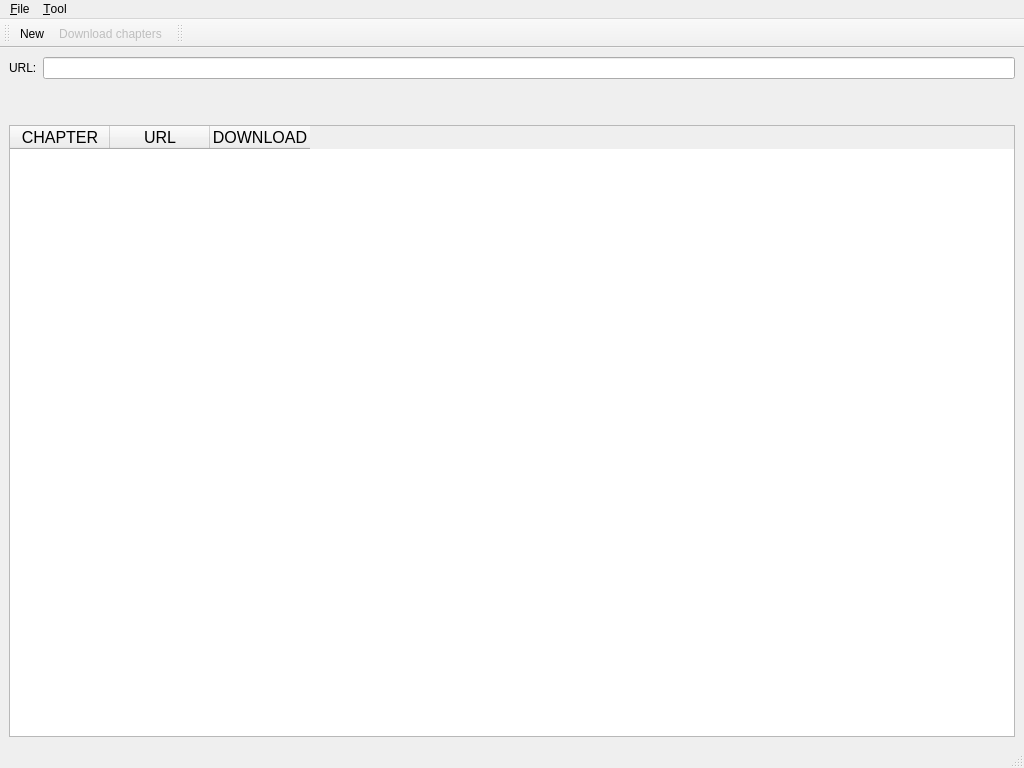
<?xml version="1.0" encoding="UTF-8"?>
<ui version="4.0">
 <class>MainWindow</class>
 <widget class="QMainWindow" name="MainWindow">
  <property name="geometry">
   <rect>
    <x>0</x>
    <y>0</y>
    <width>1024</width>
    <height>768</height>
   </rect>
  </property>
  <property name="sizePolicy">
   <sizepolicy hsizetype="Preferred" vsizetype="Preferred">
    <horstretch>0</horstretch>
    <verstretch>0</verstretch>
   </sizepolicy>
  </property>
  <property name="minimumSize">
   <size>
    <width>1024</width>
    <height>768</height>
   </size>
  </property>
  <property name="maximumSize">
   <size>
    <width>16777215</width>
    <height>16777215</height>
   </size>
  </property>
  <property name="windowTitle">
   <string>CbrCreator</string>
  </property>
  <widget class="QWidget" name="centralwidget">
   <layout class="QGridLayout" name="gridLayout">
    <item row="0" column="0">
     <layout class="QVBoxLayout" name="verticalLayout">
      <item>
       <layout class="QHBoxLayout" name="horizontalLayout">
        <item>
         <widget class="QLabel" name="url_label">
          <property name="text">
           <string>URL:</string>
          </property>
         </widget>
        </item>
        <item>
         <widget class="QLineEdit" name="url_line_edit">
          <property name="readOnly">
           <bool>true</bool>
          </property>
         </widget>
        </item>
       </layout>
      </item>
      <item>
       <spacer name="verticalSpacer">
        <property name="orientation">
         <enum>Qt::Vertical</enum>
        </property>
        <property name="sizeType">
         <enum>QSizePolicy::Minimum</enum>
        </property>
        <property name="sizeHint" stdset="0">
         <size>
          <width>20</width>
          <height>40</height>
         </size>
        </property>
       </spacer>
      </item>
      <item>
       <widget class="QTableWidget" name="chapters_table_widget">
        <column>
         <property name="text">
          <string>CHAPTER</string>
         </property>
         <property name="font">
          <font>
           <pointsize>12</pointsize>
          </font>
         </property>
        </column>
        <column>
         <property name="text">
          <string>URL</string>
         </property>
         <property name="font">
          <font>
           <pointsize>12</pointsize>
          </font>
         </property>
        </column>
        <column>
         <property name="text">
          <string>DOWNLOAD</string>
         </property>
         <property name="font">
          <font>
           <pointsize>12</pointsize>
          </font>
         </property>
        </column>
       </widget>
      </item>
     </layout>
    </item>
   </layout>
  </widget>
  <widget class="QMenuBar" name="menubar">
   <property name="geometry">
    <rect>
     <x>0</x>
     <y>0</y>
     <width>1024</width>
     <height>19</height>
    </rect>
   </property>
   <widget class="QMenu" name="menu_File">
    <property name="title">
     <string>&amp;File</string>
    </property>
    <addaction name="action_New"/>
    <addaction name="separator"/>
    <addaction name="action_Quit"/>
   </widget>
   <widget class="QMenu" name="menu_Tool">
    <property name="title">
     <string>&amp;Tool</string>
    </property>
    <addaction name="actionDownload_chapters"/>
   </widget>
   <addaction name="menu_File"/>
   <addaction name="menu_Tool"/>
  </widget>
  <widget class="QStatusBar" name="statusbar"/>
  <widget class="QToolBar" name="toolBar">
   <property name="windowTitle">
    <string>toolBar</string>
   </property>
   <attribute name="toolBarArea">
    <enum>TopToolBarArea</enum>
   </attribute>
   <attribute name="toolBarBreak">
    <bool>false</bool>
   </attribute>
   <addaction name="action_New"/>
   <addaction name="actionDownload_chapters"/>
  </widget>
  <widget class="QToolBar" name="toolBar_2">
   <property name="windowTitle">
    <string>toolBar_2</string>
   </property>
   <attribute name="toolBarArea">
    <enum>TopToolBarArea</enum>
   </attribute>
   <attribute name="toolBarBreak">
    <bool>false</bool>
   </attribute>
  </widget>
  <action name="action_New">
   <property name="text">
    <string>&amp;New...</string>
   </property>
  </action>
  <action name="action_Quit">
   <property name="text">
    <string>&amp;Quit</string>
   </property>
  </action>
  <action name="actionDownload_chapters">
   <property name="enabled">
    <bool>false</bool>
   </property>
   <property name="text">
    <string>Download chapters</string>
   </property>
  </action>
 </widget>
 <resources/>
 <connections/>
</ui>
